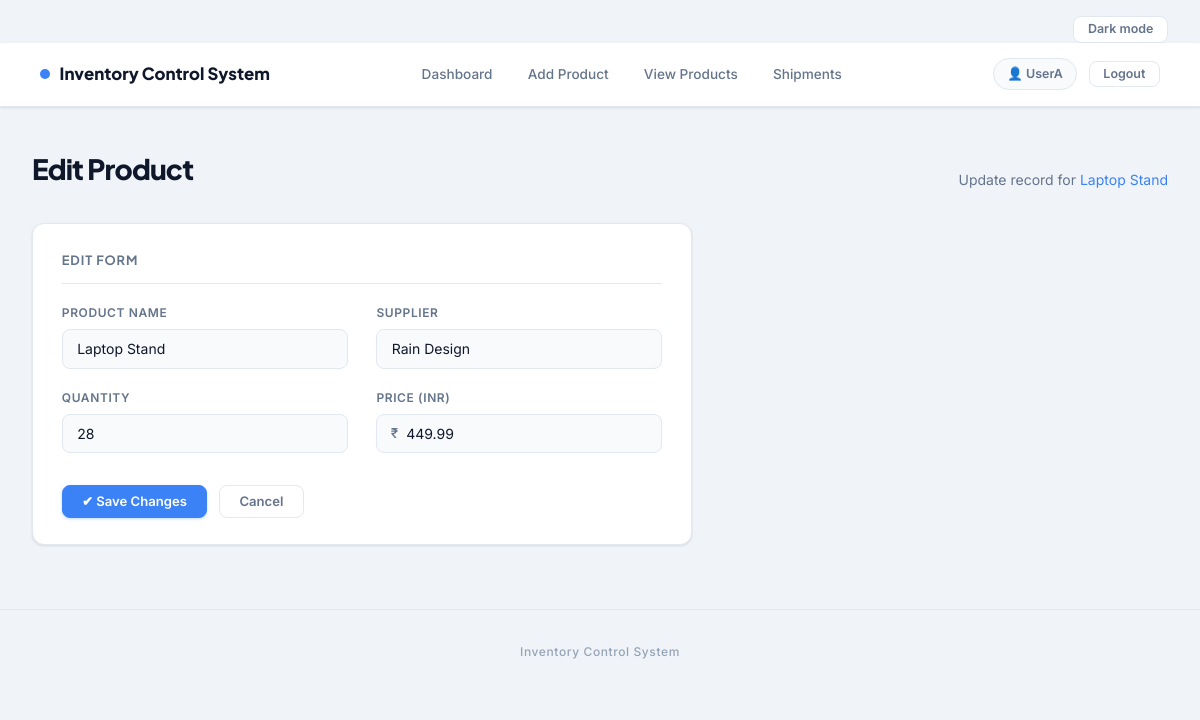
The page /edit/11 (signed in) on the database its author committed.
### tables this page shows
CREATE TABLE products (
            id       INTEGER PRIMARY KEY AUTOINCREMENT,
            name     TEXT    NOT NULL,
            quantity INTEGER NOT NULL,
            price    REAL    NOT NULL,
            supplier TEXT    NOT NULL,
            user_id  INTEGER NOT NULL,
            FOREIGN KEY (user_id) REFERENCES users (id)
        );

### app.py (the view, shortened to what this page needs)
@app.route("/edit/<int:product_id>", methods=["GET", "POST"])
@login_required
def edit_product(product_id):
    conn    = get_db()
    product = conn.execute(
        "SELECT * FROM products WHERE id = ? AND user_id = ?",
        (product_id, session["user_id"])
    ).fetchone()
    if not product:
        flash("Product not found.", "error")
        conn.close()
        return redirect(url_for("view_products"))
    conn.close()
    return render_template("edit_product.html", product=product)

### app.py (called while the page is built)
def get_db():
    conn = sqlite3.connect(DATABASE)
    conn.row_factory = sqlite3.Row
    return conn

def login_required(f):
    @wraps(f)
    def decorated(*args, **kwargs):
        if "user" not in session:
            flash("Please login to access this page.", "error")
            return redirect(url_for("login"))
        return f(*args, **kwargs)
    return decorated

### templates/edit_product.html (shortened to what this page needs)
{% extends "base.html" %}
{% block content %}
<div class="page-header">
  <h1>Edit Product</h1>
  <p>Update record for <span style="color:var(--accent)">{{ product['name'] }}</span></p>
</div>
<div class="card" style="max-width:660px;">
  <div class="card-title">Edit Form</div>
  <form method="POST" action="{{ url_for('edit_product', product_id=product['id']) }}">
    <div class="form-grid">
      <div class="form-group">
        <label for="name">Product Name</label>
        <input type="text" id="name" name="name" value="{{ product['name'] }}" required />
      </div>
      <div class="form-group">
        <label for="supplier">Supplier</label>
        <input type="text" id="supplier" name="supplier" value="{{ product['supplier'] }}" required />
      </div>
      <div class="form-group">
        <label for="quantity">Quantity</label>
        <input type="number" id="quantity" name="quantity" value="{{ product['quantity'] }}" min="0" required />
      </div>
      <div class="form-group">
        <label for="price">Price (INR)</label>
        <div class="input-prefix">
          <span>₹</span>
          <input type="number" id="price" name="price" value="{{ product['price'] }}"
                 step="0.01" min="0" required />
        </div>
      </div>
    </div>
    <div class="form-actions">
      <button type="submit" class="btn btn-primary">✔ Save Changes</button>
      <a href="{{ url_for('view_products') }}" class="btn btn-ghost">Cancel</a>
    </div>
  </form>
</div>
{% endblock %}

### static/style.css (style rules this page uses)
:root { --bg: #f0f4f8; --bg2: #ffffff; --bg3: #f8fafc; --border: #e2e8f0; --border-hi: #cbd5e1; --accent: #3b82f6; --accent-dk: #2563eb; --accent-bg: #eff6ff; --success: #10b981; --success-bg: #ecfdf5; --warn: #f59e0b; --warn-bg: #fffbeb; --danger: #ef4444; --danger-bg: #fef2f2; --text: #0f172a; --text-muted: #64748b; --text-dim: #94a3b8; --shadow-sm: 0 1px 3px rgba(0,0,0,.08), 0 1px 2px rgba(0,0,0,.04); --shadow: 0 4px 16px rgba(0,0,0,.08), 0 2px 6px rgba(0,0,0,.04); --shadow-lg: 0 10px 40px rgba(0,0,0,.10); --radius: 12px; --radius-sm: 8px; --font: 'Inter', sans-serif; --font-head: 'Plus Jakarta Sans', sans-serif; }
*, *::before, *::after { box-sizing: border-box; margin: 0; padding: 0; }
html { font-size: 16px; scroll-behavior: smooth; }
body { background: var(--bg); color: var(--text); font-family: var(--font); min-height: 100vh; line-height: 1.6; }
.page-header { margin-bottom: 2rem; display: flex; align-items: flex-end; justify-content: space-between; flex-wrap: wrap; gap: 1rem; }
.page-header h1 { font-family: var(--font-head); font-size: 1.75rem; font-weight: 800; color: var(--text); letter-spacing: -.03em; }
.page-header p { color: var(--text-muted); font-size: .875rem; margin-top: .2rem; }
.card { background: var(--bg2); border: 1px solid var(--border); border-radius: var(--radius); padding: 1.6rem 1.8rem; box-shadow: var(--shadow-sm); }
.card-title { font-family: var(--font-head); font-size: .8rem; font-weight: 700; letter-spacing: .07em; text-transform: uppercase; color: var(--text-muted); margin-bottom: 1.2rem; padding-bottom: .8rem; border-bottom: 1px solid var(--border); display: flex; align-items: center; gap: .5rem; }
.btn { display: inline-flex; align-items: center; gap: .4rem; padding: .55rem 1.2rem; border-radius: var(--radius-sm); font-family: var(--font); font-size: .82rem; font-weight: 600; cursor: pointer; border: 1px solid transparent; transition: all .18s ease; text-decoration: none; white-space: nowrap; line-height: 1; }
.btn-primary { background: var(--accent); color: #fff; border-color: var(--accent); box-shadow: 0 1px 3px rgba(59,130,246,.3); }
.btn-ghost { background: #fff; color: var(--text-muted); border-color: var(--border); }
.form-grid { display: grid; grid-template-columns: 1fr 1fr; gap: 1.2rem 1.8rem; }
.form-group { display: flex; flex-direction: column; gap: .4rem; }
label { font-size: .75rem; font-weight: 600; letter-spacing: .05em; text-transform: uppercase; color: var(--text-muted); }
input, select, textarea { background: var(--bg3); border: 1.5px solid var(--border); border-radius: var(--radius-sm); color: var(--text); font-family: var(--font); font-size: .875rem; padding: .65rem .9rem; transition: border-color .18s, box-shadow .18s, background .18s; outline: none; width: 100%; }
input::placeholder { color: var(--text-dim); }
.input-prefix { position: relative; }
.input-prefix span { position: absolute; left: .9rem; top: 50%; transform: translateY(-50%); color: var(--text-muted); font-size: .85rem; font-weight: 500; pointer-events: none; }
.input-prefix input { padding-left: 1.8rem; }
.form-actions { margin-top: 2rem; display: flex; gap: .75rem; flex-wrap: wrap; }

### rows shown on the page
products: name "Laptop Stand", supplier "Rain Design", quantity "28", price "449.99"

### other values the page prints
{{ session.user }} "UserA"
